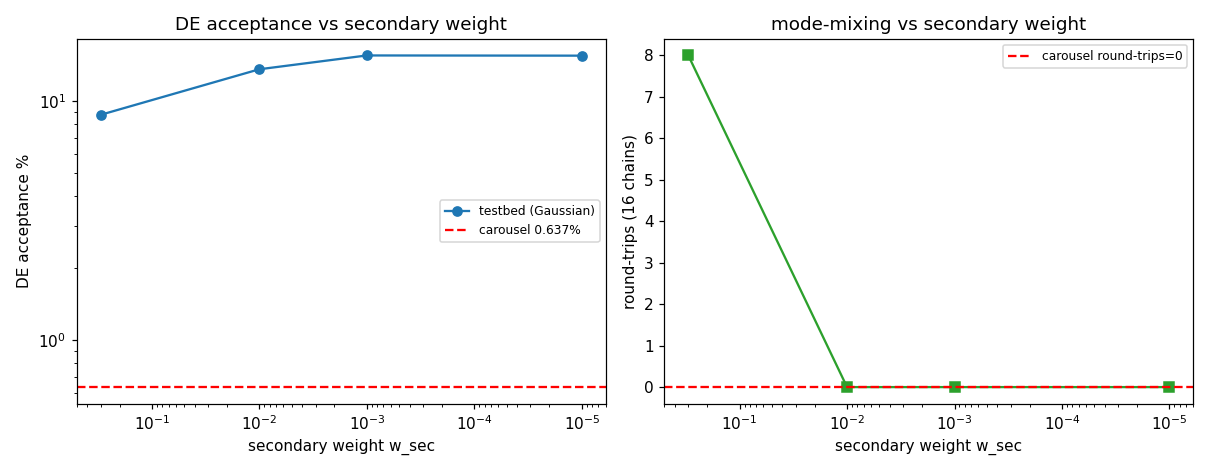

This figure's Python source:
"""DIAGNOSTIC (not a fix): why does the Gaussian testbed NOT reproduce the carousel's
~0.6% DE acceptance? Two candidate causes:
  (A) the Gaussian fit removed the carousel's curved / non-Gaussian within-mode ridges;
  (B) the prompt-mandated weight change (real secondary mass ~1e-5 -> 0.30) made jumps
      INTO the secondary mode ~30000x more acceptable.

This script isolates (B): sweep the secondary weight w_sec in {0.30, 1e-2, 1e-3, 1e-5}
keeping the SAME (Gaussian) geometry, MCLMC knobs, MM, jitter, p_jump, init. If DE
acceptance collapses toward ~0.6% as w_sec -> 1e-5, the testbed-vs-carousel gap is
LARGELY the weight, and the carousel's low acceptance is (partly) CORRECT behaviour:
the sampler rightly rejects jumps into a near-empty mode. "Fixing" acceptance upward
would then BIAS the run by over-populating the secondary mode.

Pre-registration:
  hypothesis: DE acceptance is dominated by the density at the proposal landing site;
    lowering w_sec lowers logp at the secondary mode, so jumps global->secondary are
    rejected and round-trips vanish.
  prediction: acceptance falls monotonically with w_sec; at w_sec=1e-5 it is O(0.1-1%)
    (same order as the carousel's 0.64%), and round-trips -> 0 (as in the carousel).
  falsifier: acceptance stays high (>5%) and round-trips persist even at w_sec=1e-5
    -> weight is NOT the explanation; curvature (A) is implicated.
CPU, synchronous. PROPOSED / UNCERTIFIED.
"""
import os, sys, time
import numpy as np
import jax, jax.numpy as jnp
jax.config.update("jax_enable_x64", True)
import matplotlib
matplotlib.use("Agg")
import matplotlib.pyplot as plt

HERE = os.path.dirname(os.path.abspath(__file__))
sys.path.insert(0, HERE)
import carousel_testbed as T
from carousel_testbed import Mixture
from de_mclmc import make_composite

NCH = 16; K = 20; SEED = 20260627; R = 2000


def pr(*a): print(*a, flush=True)


mu, cov, sec, glob = T.fit_clusters()
Cg = jnp.asarray(cov[1]); Lg = jnp.linalg.cholesky(Cg)


def round_trips(modes):
    nrt = 0
    for c in range(modes.shape[1]):
        d = np.diff(modes[:, c]); nrt += min(int(np.sum(d == 1)), int(np.sum(d == -1)))
    return nrt


def init_balanced(mix, seed):
    rng = np.random.default_rng(seed)
    a = mu[0] + rng.standard_normal((NCH // 2, T.D)) @ np.asarray(mix._chol_np[0]).T
    b = mu[1] + rng.standard_normal((NCH // 2, T.D)) @ np.asarray(mix._chol_np[1]).T
    out = np.empty((NCH, T.D)); out[0::2] = a; out[1::2] = b
    return out


def run(w_sec, seed=SEED):
    w = np.array([w_sec, 1.0 - w_sec])
    mix = Mixture(mu, cov, w)
    comp = make_composite(mix.logp, T.D, NCH, L=T.L0, step_size=T.SS0, K=K,
                          b0=0.1, p_jump=0.3, inverse_mass_matrix=Cg, eps_scale=Lg)
    st = comp["init_states"](jnp.asarray(init_balanced(mix, seed)), jax.random.key(seed))
    keys = jax.random.split(jax.random.key(seed + 7), R)
    pos = np.empty((R, NCH, T.D)); acc = np.empty((R, NCH))
    s = st
    for r in range(R):
        s, (p, ec, a) = comp["round"](s, keys[r]); pos[r] = np.asarray(p); acc[r] = np.asarray(a)
    modes = mix.classify(pos)
    return float(acc.mean()), round_trips(modes), float(modes[R // 2:].mean())


def main():
    t = time.time()
    ws = [0.30, 1e-2, 1e-3, 1e-5]
    res = []
    pr("w_sec      DE_acc%   round-trips   w(glob) post-burn")
    for w_sec in ws:
        a, rt, wg = run(w_sec)
        res.append((w_sec, a, rt, wg))
        pr(f"{w_sec:.0e}    {a*100:7.3f}    {rt:6d}      {wg:.3f}")
    pr(f"\n(carousel anchor: DE acc 0.637%, round-trips 0, at real w_sec~1e-5)")
    res = np.array(res)
    np.savez(os.path.join(HERE, "E_weight_diag.npz"), res=res,
             carousel_acc=0.00637, carousel_rt=0)

    fig, ax = plt.subplots(1, 2, figsize=(11, 4.3))
    ax[0].loglog(res[:, 0], res[:, 1] * 100, "o-", label="testbed (Gaussian)")
    ax[0].axhline(0.637, color="r", ls="--", label="carousel 0.637%")
    ax[0].set_xlabel("secondary weight w_sec"); ax[0].set_ylabel("DE acceptance %")
    ax[0].set_title("DE acceptance vs secondary weight"); ax[0].legend(fontsize=8); ax[0].invert_xaxis()
    ax[1].semilogx(res[:, 0], res[:, 2], "s-", color="C2")
    ax[1].axhline(0, color="r", ls="--", label="carousel round-trips=0")
    ax[1].set_xlabel("secondary weight w_sec"); ax[1].set_ylabel("round-trips (16 chains)")
    ax[1].set_title("mode-mixing vs secondary weight"); ax[1].legend(fontsize=8); ax[1].invert_xaxis()
    fig.tight_layout(); fig.savefig(os.path.join(HERE, "E_weight_diag.png"), dpi=110); plt.close(fig)
    pr(f"\nDONE {time.time()-t:.1f}s -> E_weight_diag.png / .npz")


if __name__ == "__main__":
    main()
